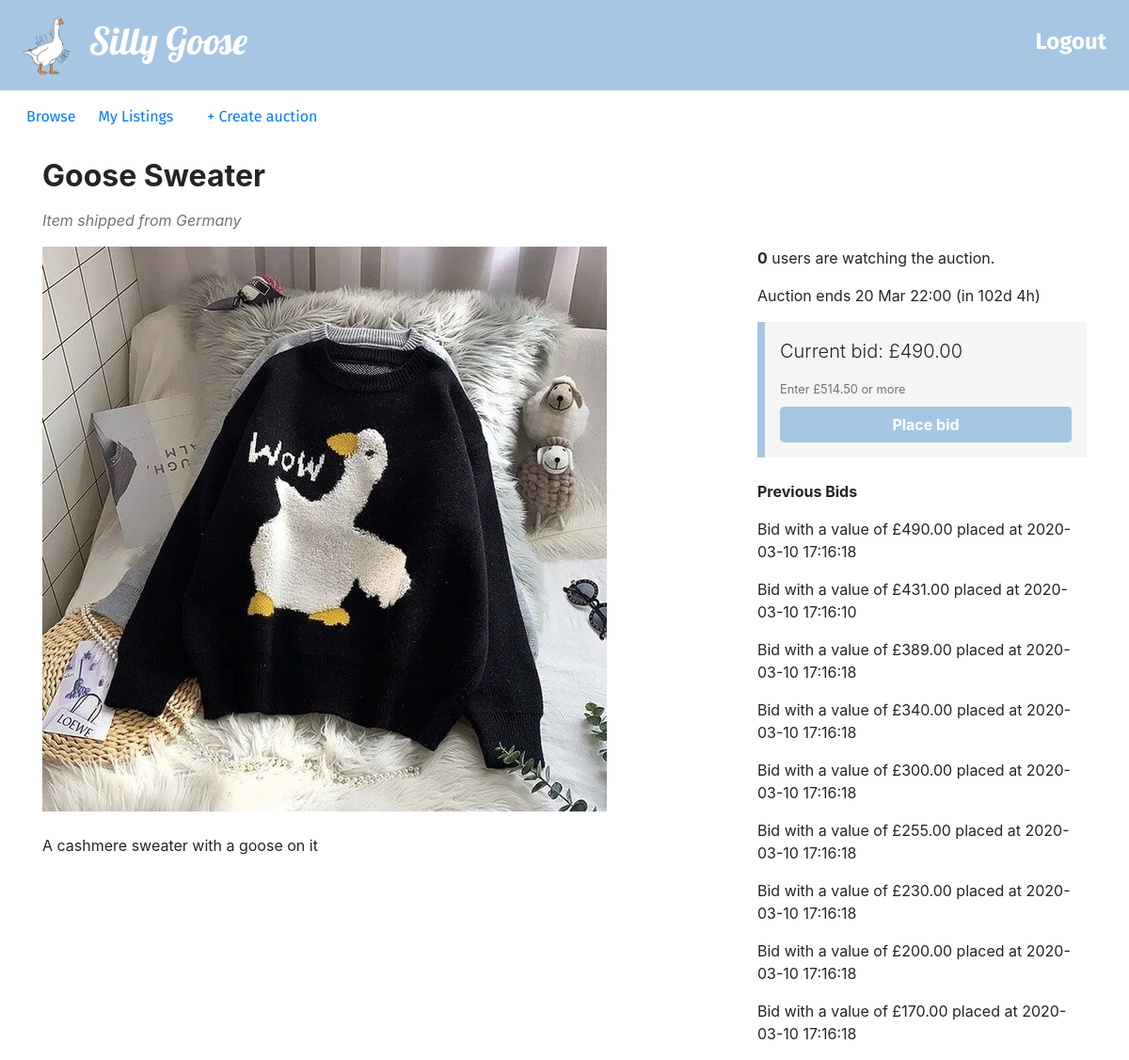
/listing.php?item_id=1 (signed in), run on the app's committed database.
### tables this page shows
CREATE TABLE bids (
  bidID INT AUTO_INCREMENT PRIMARY KEY,
  buyerEmail VARCHAR(50),
  auctionID INT,
  bidValue FLOAT(10,2),
  bidDate TIMESTAMP NOT NULL DEFAULT CURRENT_TIMESTAMP);

### utilities.php (called while the page is built, shortened)
<?php
function display_time_remaining($interval) {
    if ($interval->days == 0 && $interval->h == 0) {
      $time_remaining = $interval->format('%im %Ss');
    }
    else if ($interval->days == 0) {
      $time_remaining = $interval->format('%hh %im');
    }
    else {
      $time_remaining = $interval->format('%ad %hh');
    }
  return $time_remaining;
}
function query($query) {
  $connection = mysqli_connect($dbhost,$dbuser,$dbpass,$dbname);
  $result = mysqli_query($connection,$query);
  return $result;
}
?>

### listing.php (the view, shortened to what this page needs)
<?php include_once("header.php")?>
<?php include_once("utilities.php")?>
<?php
$item_id = $_GET['item_id'];
$query = "SELECT a.auctionID, a.title, a.description, a.endDate, a.picture, a.reservePrice, a.startPrice,
COALESCE(b.current_price,a.startPrice) AS 'current_price', COALESCE(b.num_bids,0) AS 'num_bids'
FROM
(SELECT auctionID, MAX(bidValue) AS 'current_price', COUNT(auctionID) AS 'num_bids' FROM bids GROUP BY auctionID) b
RIGHT JOIN (SELECT * FROM auctions a WHERE a.auctionID = ".$item_id.") a
ON a.auctionID = b.auctionID";
$row = query($query)->fetch_assoc();
$title = $row['title'];
$description = $row['description'];
$current_price = $row['current_price'];
$end_time = new DateTime($row['endDate']);
$image = $row['picture'];
$start_price = $row['startPrice'];
$now = new DateTime();
$query = "SELECT u.country
FROM users u
JOIN auctions a
ON a.sellerEmail = u.email
WHERE a.auctionID = {$item_id}";
$country = query($query)->fetch_assoc()['country'];
if ($now < $end_time) {
  $query = "SELECT *
  FROM watching
  WHERE auctionID = {$item_id}";
  $num_watching = mysqli_num_rows(query($query));
  $time_to_end = date_diff($now, $end_time);
  $time_remaining = ' (in ' . display_time_remaining($time_to_end) . ')';
}
?>
<div class="container">
<div class="row">
  <div class="col-sm-8">
    <h2 class="my-3"><b><?php echo($title); ?></b></h2>
    <p class="text-muted"><i>Item shipped from <?php echo($country)?></i></p>
  </div>
</div>
<div class="row">
  <div class="col-sm-8">
    <div class="itemDescription">
    <img alt="" src="images/<?php echo $image; ?>" style="max-width:600px;width:100%"> <br><br>
    <?php echo($description); ?>
    </div>
  </div>
  <div class="col-sm-4">
    <?php if ($now > $end_time):?>
      <p><i>This auction ended <?php echo(date_format($end_time, 'j M H:i'))?></i></p>
      <p><?php echo($expiry_circumstances)?></p>
      <?php
        echo("<div style='padding-left:1rem;border-left:#A6C6E3 solid .5rem;background-color:#F5F5F5;padding-top:1rem;padding-bottom:1rem;padding-right:1rem'>");
        if ($expiry_circumstances == "Unsuccessful auction - no bids placed"){
          echo("<h3><b>£$start_price</b></h3>");
          echo("<p style='margin-bottom:0rem'>Start price</p>");
        }
        else {
          echo("<h3><b>£$current_price</b></h3>");
          echo("<p style='margin-bottom:0rem'>Final price</p>");
        }
        echo("</div>")
        ?>
    <?php else:?>
      <?php
      if ($num_watching == 1) {
        echo("<p><b>1</b> user is watching the auction</p>");
      }
      else{
        echo("<p><b>{$num_watching}</b> users are watching the auction.</p>");
      }
      ?>
      <p>Auction ends <?php echo(date_format($end_time, 'j M H:i') . $time_remaining) ?></p>
      <div style='padding-left:1rem;border-left:#A6C6E3 solid .5rem;background-color:#F5F5F5;padding-top:1rem;padding-bottom:1rem;padding-right:1rem'>
      <p class="lead">Current bid: £<?php echo(number_format($current_price, 2)) ?></p>
      <?php if (!isset($_SESSION['account_type']) || $_SESSION['account_type'] == 'seller'){
        $noWatch = true;
      }
      else{
        $noWatch = false;
      }
      ?>
      <form method="POST" id="createNewBid" action=<?php echo("place_bid.php?item_id=".$item_id)?>>
        <small style="margin-bottom:.5rem" id="bidHelp" class="form-text text-muted" <?php if ($noWatch) echo('style="display: none"');?>> <?php echo("Enter £".number_format(round($current_price*1.05,2),2)." or more")?> </small>
        <button type="submit" style="border-color:#A6C6E3;background-color:#A6C6E3"class="btn btn-primary form-control"<?php if ($noWatch) echo('style="display: none"');?>><b>Place bid</b></button>
      </form>
    </div>
<?php endif ?>
<?php
  if (isset($_SESSION['account_type'])){
  echo("<br>");
  echo("<p> <b> Previous Bids </b> </p>");
  $query = "SELECT bidValue, bidDate, buyerEmail
  FROM bids
  WHERE auctionID = {$item_id}
  ORDER BY bidValue DESC
  LIMIT 10";
  $result = query($query);
  while ($row = $result->fetch_assoc()){
    $bid_value = $row['bidValue'];
    $bid_date = $row['bidDate'];
    $buyer_email = $row['buyerEmail'];
    if ($buyer_email == $email){
      echo("<p>You placed a £{$bid_value} bid at {$bid_date}</p>");
    }
    else {
      echo("<p>Bid with a value of £{$bid_value} placed at {$bid_date}</p>");
    }
  }
  }
?>
  </div>
</div>
<?php include_once("footer.php")?>

### data on the page
bids: bidValue "490.00", bidDate "2020-03-10 17:16:18"
bids: bidValue "431.00", bidDate "2020-03-10 17:16:10"
bids: bidValue "389.00", bidDate "2020-03-10 17:16:18"
bids: bidValue "340.00", bidDate "2020-03-10 17:16:18"
bids: bidValue "300.00", bidDate "2020-03-10 17:16:18"
bids: bidValue "255.00", bidDate "2020-03-10 17:16:18"
bids: bidValue "230.00", bidDate "2020-03-10 17:16:18"
bids: bidValue "200.00", bidDate "2020-03-10 17:16:18"
bids: bidValue "170.00", bidDate "2020-03-10 17:16:18"

### other printed values
$title "Goose Sweater"
$country "Germany"
$description "A cashmere sweater with a goose on it"
$num_watching "0"
date_format($end_time, 'j M H:i') "20 Mar 22:00"
$time_remaining "(in 102d 4h)"
$current_price "490.00"
$current_price*1.05 "514.50"
